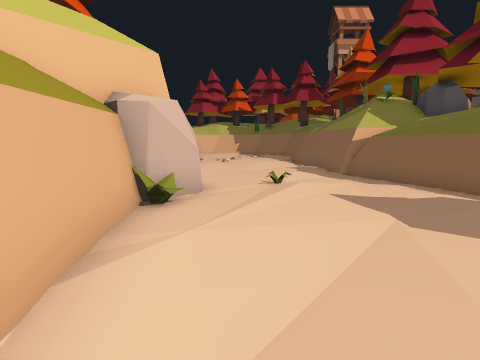
View 1 (above)

17 first-person views from a walk through a level from a Godot 3-D game. The camera is 1.2 m above the floor, tilts 8° down and sees 80° across. The floor is counted in squares, 1 m on a side. Each view is taken from the middle of a square. On the plan, view 1 faces up. The plan holds only what a view shows up to about 13 squares ahead; the rest is blank. The place goes on beyond the plan.

View 2
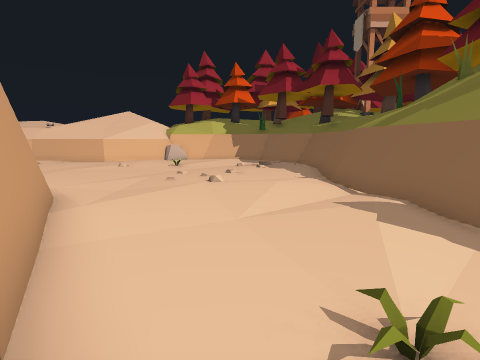

View 3
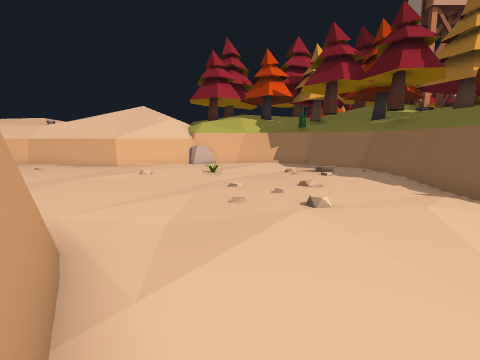

View 4
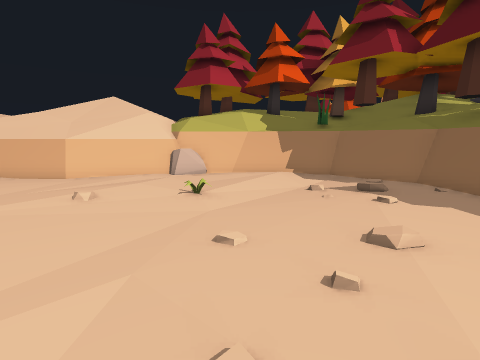

View 5
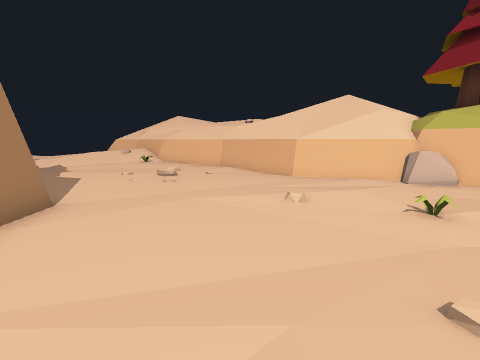

View 6
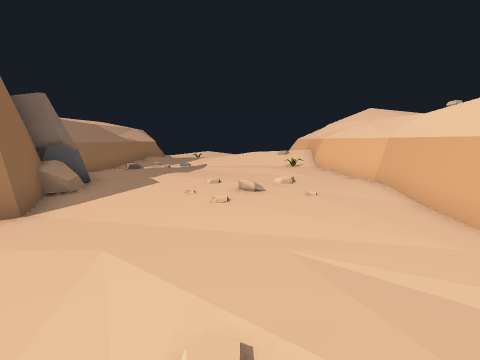

View 7
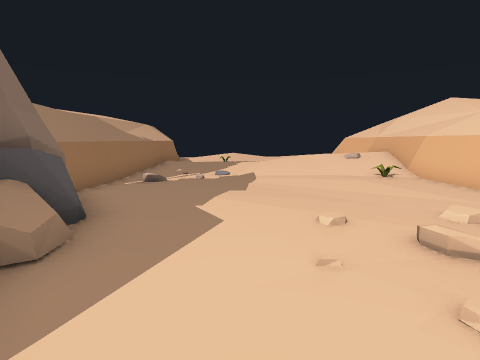

View 8
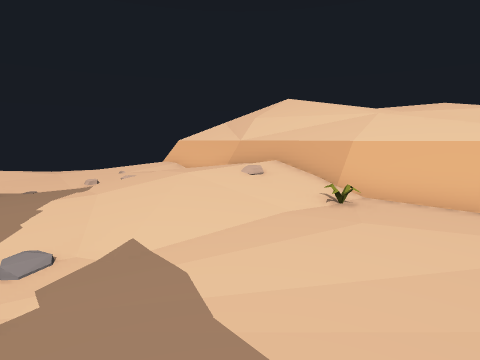

View 9
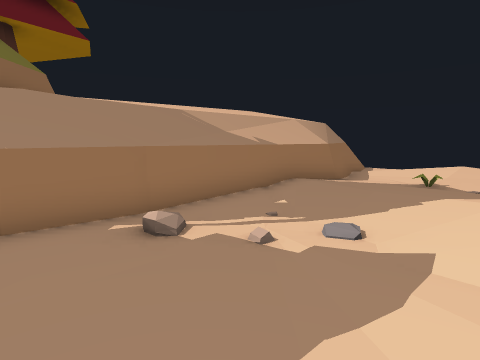

View 10
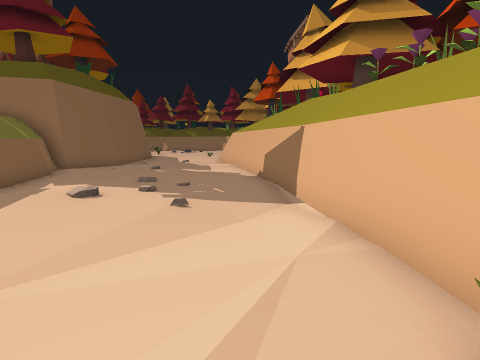

View 11
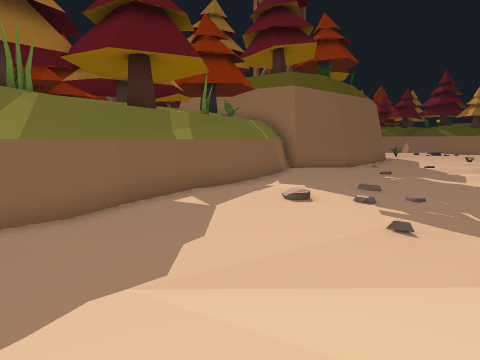

View 12
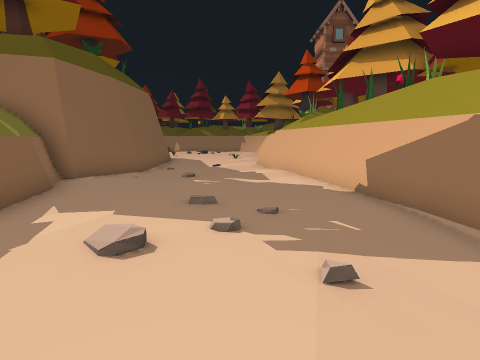

View 13
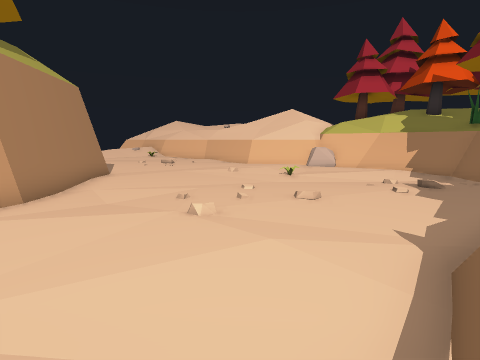

View 14
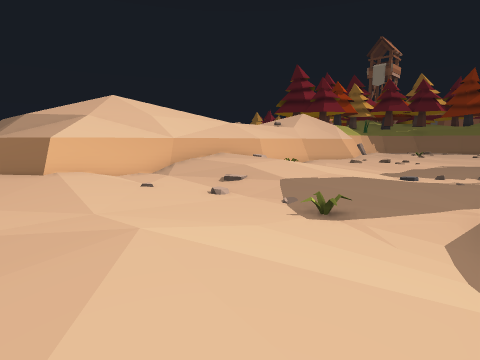

View 15
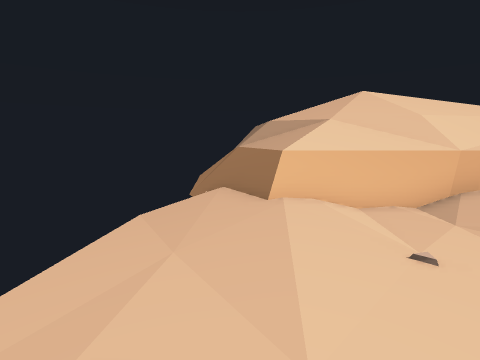

View 16
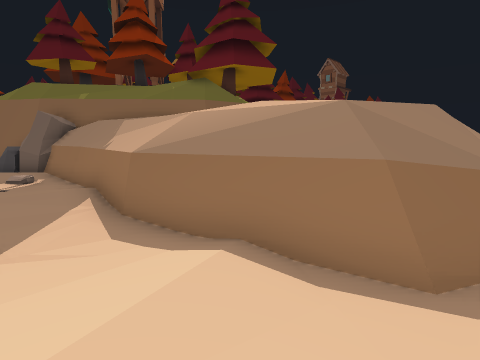

View 17
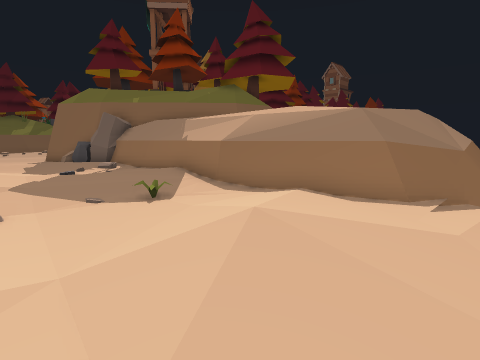

### Floor plan
Key: @ floor where view 1 was taken; # wall or solid block; . main floor; : floor 0.25 m higher than the main floor; + floor 0.5 m higher than the main floor; * floor 0.75 m higher than the main floor; % floor 1.75 m higher than the main floor; / step, stairs or slope; = window, fence, low wall or low ledge; ^ raised ledge; R rock; O other object.
Columns run from 28 left of view 1 to 7 right of it. Each row starts with its distance up from view 1.
 25  /O##  ^^^^^
 24  /==%^^^%%%^^^^^^^^   #########
 23 .//=###=====############R..../##
 22 ./:+::/++*//..................=##
 21 ..:::::++///:..................=#
 20 ..::::/++//::..........::..../.=#
 19 ..:::///++/::..../.........../.=#
 18 .:::..:::::....../..............#
 17 ./:/...::::....:...............=#
 16 ./::./.:::....::...............##
 15 ../:...:::....::///##......::..##
 14  ..:..^=:::....RR#####.....::::##
 13  .###^^^^^^^^^^###   ##....:::.##
 12  =^^^ ^^^^^^  ^       ###.:::..=#
 11  =^     ^               #::...:/#
 10  =^                     ##....:.#
  9  =^                      #......#
  8  =^                      ##../..##
  7  =^                       RR./...#
  6  #^                      #RR.:...#
  5                          ##......##
  4                           #.:.....#
  3                           #.......#
  2                           #.......#
  1                           ^.....:.#
  0                           #/@../:.#
 -1                           ##....:.#
 -2                           ##......##
 -3                            #....../#
 -4                            #......:#
 -5                            ##.....:#
 -6                            ##::....#
 -7                             #:....##
 -8                             #.....#
 -9                             ##:. .#

Where each view was taken, in squares from view 1:
view 1: 0 up, 0 right, facing up
view 2: 6 up, 0 right, facing up
view 3: 9 up, 2 left, facing up
view 4: 13 up, 2 left, facing up
view 5: 14 up, 2 left, facing up-left
view 6: 19 up, 4 left, facing left
view 7: 17 up, 8 left, facing left
view 8: 16 up, 14 left, facing up-left
view 9: 18 up, 14 left, facing down-left
view 10: 6 up, 0 right, facing down
view 11: 5 up, 0 right, facing down-right
view 12: 3 up, 2 right, facing down
view 13: 11 up, 3 right, facing up-left
view 14: 14 up, 27 left, facing up-right
view 15: 17 up, 26 left, facing up
view 16: 16 up, 27 left, facing down-right
view 17: 19 up, 28 left, facing down-right
